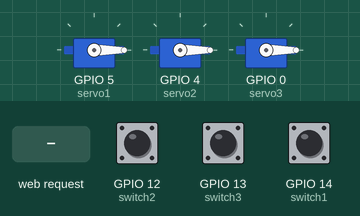
Recording of a sketch running on a simulated ESP8266 (NodeMCU). Shown: 3 × servo. The test bench sets the inputs (shaded band); at power-on: GPIO 12 (switch2) HIGH, GPIO 13 (switch3) HIGH, GPIO 14 (switch1) HIGH. WiFi joins after 1.5 s; servers stay silent unless stated; what the sketch prints to the serial monitor is not drawn.

Above: at 3.7 s.
3.8 s: GPIO 12 (switch2) pulled LOW for 3.2 s
At 4.7 s:
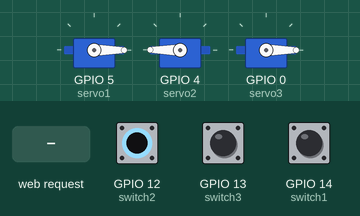
9.3 s: HTTP request GET /Tablet1 received
At 10.1 s:
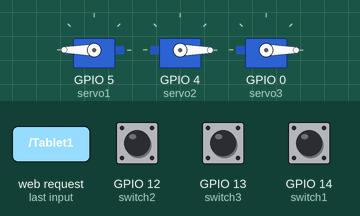
12.3 s: GPIO 13 (switch3) pulled LOW for 0.15 s
At 12.6 s:
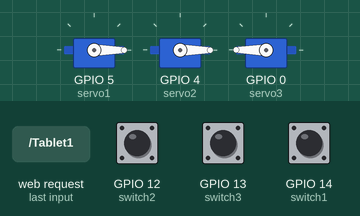
15.4 s: GPIO 13 (switch3) pulled LOW for 1 s
At 18.6 s:
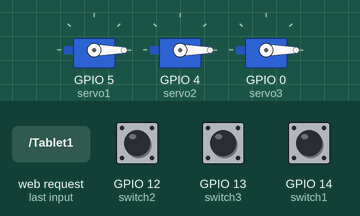
18.9 s: GPIO 13 (switch3) pulled LOW for 3.2 s
At 19.9 s:
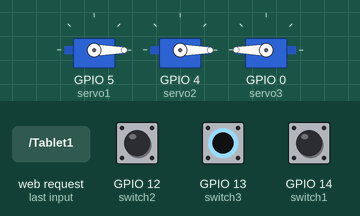
Timing chart, 0 to 24.4 s (numbered marks = the images above; inputs shaded):
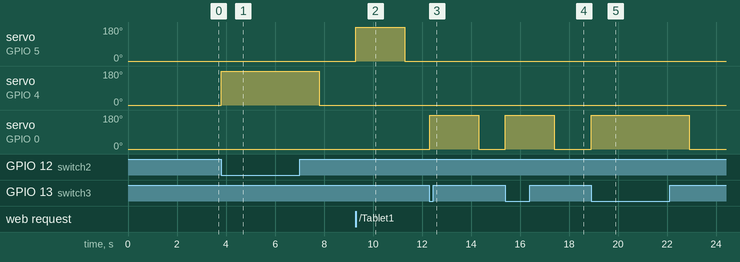

Measured:
- after the input at 3.8 s, servo on GPIO 4 (servo2): 0° → 180° at once, → 0° 4.0 s later
- after the input at 9.3 s, servo on GPIO 5 (servo1): 0° → 180° at once, → 0° 2.0 s later
- after the input at 12.3 s, servo on GPIO 0 (servo3): 0° → 180° at once, → 0° 2.0 s later
- after the input at 15.4 s, servo on GPIO 0 (servo3): 0° → 180° at once, → 0° 2.0 s later
- after the input at 18.9 s, servo on GPIO 0 (servo3): 0° → 180° at once, → 0° 4.0 s later

The sketch:

ScoboPillDispensingInterface.ino
```cpp
#include <ESP8266WiFi.h>
#include <Servo.h>

const char* ssid="ssid";
const char* password="pass";

WiFiServer server(80); //initializing wifi server at port 80

Servo servo1,servo2,servo3; //3 servo's we will be using for dispensing mechanism

const int switch1 = 14, switch2 = 12, switch3 = 13; // 3 switches which use to control 3 servo's indivisually

void setup() {
  // put your setup code here, to run once:

servo1.attach(5); //servo
  pinMode(switch1, INPUT_PULLUP); //switch set as input_pullup
servo2.attach(4);
  pinMode(switch2, INPUT_PULLUP);
servo3.attach(0);
  pinMode(switch3, INPUT_PULLUP);

  servo1.write(0);
   servo2.write(0);
    servo3.write(0);

Serial.begin(115200);
Serial.print("Connecting to.");
Serial.println(ssid);

WiFi.mode(WIFI_STA);
WiFi.begin(ssid,password);

while (WiFi.status() != WL_CONNECTED){
  delay(500);
  Serial.print("..");
  }
Serial.println("Connected to Wifi!");
Serial.println(WiFi.localIP());
 server.begin(); // starting the server
 delay(1000);
}

void loop() {
  // put your main code here, to run repeatedly:
WiFiClient client; //can send http request to this wifiClient
client=server.available();

int val1 = digitalRead(switch1);//reading values from the switches to initializing dispensing(servo rotation)
int val2 = digitalRead(switch2);
int val3 = digitalRead(switch3);

if(val1 == 0){
  servo1.write(180);
  Serial.println("Tablet1_Dispensed!");
  delay(2000);
  servo1.write(0);
}
if(val2 == 0){
  servo2.write(180);
  Serial.println("Tablet2_Dispensed!");
  delay(2000);
  servo2.write(0);
}
if(val3 == 0){
  servo3.write(180);
  Serial.println("Tablet3_Dispensed!");
  delay(2000);
  servo3.write(0);
}
else{
  servo1.write(0);
   servo2.write(0);
    servo3.write(0);
}

if (client ==1){  //recieving request from website
  String request=client.readStringUntil('\n'); //reading request
  client.flush();
  Serial.println(request);
  if (request.indexOf("connected") != -1){
     Serial.println("Tkinter Interface Initiated!");
     client.println("HTTP/1.1 200 OK");
  }
  else if (request.indexOf("Tablet1") != -1){  //if request is Tablet1 or from switch 1, Tablet1 will dispense
     servo1.write(180);
    delay(2000);
    servo1.write(0);
      client.println("HTTP/1.1 200 OK"); //OK! response to the client
    Serial.println("Tablet1 Dispensed!");
    }
  else if (request.indexOf("Tablet2") != -1){
     servo2.write(180);
    delay(2000);
    servo2.write(0);
      client.println("HTTP/1.1 200 OK");
    Serial.println("Tablet2 Dispensed!");
    }
  else if (request.indexOf("Tablet3") != -1){
      servo3.write(180);
    delay(2000);
    servo3.write(0);
    client.println("HTTP/1.1 200 OK");
    Serial.println("Tablet3 Dispensed!");
    }

    Serial.print("Client Disconnected");
    Serial.println("===========================================================");
  Serial.println("                              ");
  delay(1000);
}
}
```
